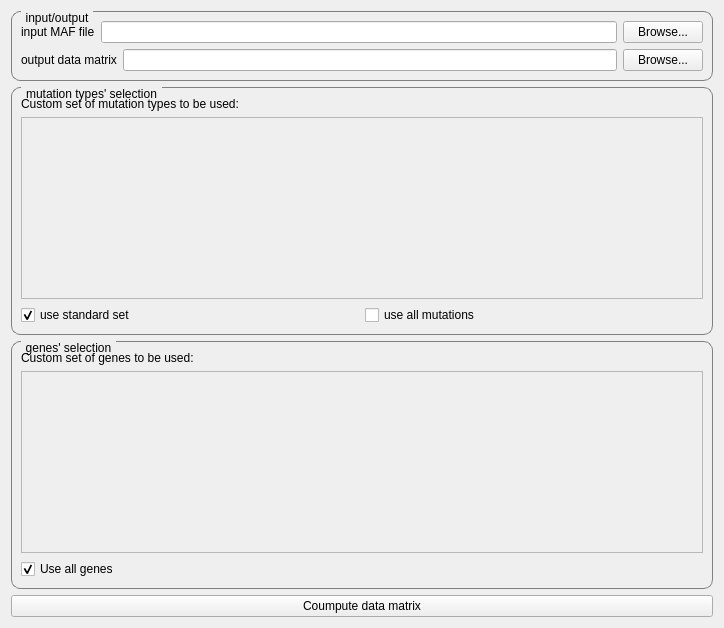
<?xml version="1.0" encoding="UTF-8"?>
<ui version="4.0">
 <class>MAFtranslator</class>
 <widget class="QWidget" name="MAFtranslator">
  <property name="geometry">
   <rect>
    <x>0</x>
    <y>0</y>
    <width>724</width>
    <height>628</height>
   </rect>
  </property>
  <property name="windowTitle">
   <string>MAF preprocessor</string>
  </property>
  <layout class="QVBoxLayout" name="verticalLayout_4">
   <item>
    <widget class="QGroupBox" name="groupBox">
     <property name="styleSheet">
      <string notr="true">

QGroupBox {
    border: 1px solid gray;
    border-radius: 9px;
    margin-top: 0.5em;
}

QGroupBox::title {
    subcontrol-origin: margin;
    left: 10px;
    padding: 0 3px 0 3px;
}

</string>
     </property>
     <property name="title">
      <string>input/output</string>
     </property>
     <layout class="QVBoxLayout" name="verticalLayout">
      <item>
       <layout class="QHBoxLayout" name="horizontalLayout">
        <item>
         <widget class="QLabel" name="label">
          <property name="text">
           <string>input MAF file</string>
          </property>
         </widget>
        </item>
        <item>
         <widget class="QLineEdit" name="lineMAF"/>
        </item>
        <item>
         <widget class="QPushButton" name="browseMAF">
          <property name="text">
           <string>Browse...</string>
          </property>
         </widget>
        </item>
       </layout>
      </item>
      <item>
       <layout class="QHBoxLayout" name="horizontalLayout_2">
        <item>
         <widget class="QLabel" name="label_2">
          <property name="text">
           <string>output data matrix</string>
          </property>
         </widget>
        </item>
        <item>
         <widget class="QLineEdit" name="lineMatrix"/>
        </item>
        <item>
         <widget class="QPushButton" name="browseMatrix">
          <property name="text">
           <string>Browse...</string>
          </property>
         </widget>
        </item>
       </layout>
      </item>
     </layout>
    </widget>
   </item>
   <item>
    <widget class="QGroupBox" name="groupBox_2">
     <property name="styleSheet">
      <string notr="true">

QGroupBox {
    border: 1px solid gray;
    border-radius: 9px;
    margin-top: 0.5em;
}

QGroupBox::title {
    subcontrol-origin: margin;
    left: 10px;
    padding: 0 3px 0 3px;
}

</string>
     </property>
     <property name="title">
      <string>mutation types' selection</string>
     </property>
     <layout class="QVBoxLayout" name="verticalLayout_2">
      <item>
       <widget class="QLabel" name="label_3">
        <property name="text">
         <string>Custom set of mutation types to be used:</string>
        </property>
       </widget>
      </item>
      <item>
       <widget class="QTextEdit" name="mutationText">
        <property name="enabled">
         <bool>false</bool>
        </property>
       </widget>
      </item>
      <item>
       <layout class="QHBoxLayout" name="horizontalLayout_5">
        <item>
         <widget class="QCheckBox" name="standardCheckBox">
          <property name="text">
           <string>use standard set</string>
          </property>
          <property name="checked">
           <bool>true</bool>
          </property>
         </widget>
        </item>
        <item>
         <widget class="QCheckBox" name="allCheckBox">
          <property name="text">
           <string>use all mutations</string>
          </property>
         </widget>
        </item>
       </layout>
      </item>
      <item>
       <layout class="QHBoxLayout" name="horizontalLayout_3"/>
      </item>
     </layout>
    </widget>
   </item>
   <item>
    <widget class="QGroupBox" name="groupBox_3">
     <property name="styleSheet">
      <string notr="true">

QGroupBox {
    border: 1px solid gray;
    border-radius: 9px;
    margin-top: 0.5em;
}

QGroupBox::title {
    subcontrol-origin: margin;
    left: 10px;
    padding: 0 3px 0 3px;
}

</string>
     </property>
     <property name="title">
      <string>genes' selection</string>
     </property>
     <layout class="QVBoxLayout" name="verticalLayout_3">
      <item>
       <widget class="QLabel" name="label_4">
        <property name="text">
         <string>Custom set of genes to be used:</string>
        </property>
       </widget>
      </item>
      <item>
       <widget class="QTextEdit" name="textCustomGenes">
        <property name="enabled">
         <bool>false</bool>
        </property>
        <property name="html">
         <string>&lt;!DOCTYPE HTML PUBLIC &quot;-//W3C//DTD HTML 4.0//EN&quot; &quot;http://www.w3.org/TR/REC-html40/strict.dtd&quot;&gt;
&lt;html&gt;&lt;head&gt;&lt;meta name=&quot;qrichtext&quot; content=&quot;1&quot; /&gt;&lt;style type=&quot;text/css&quot;&gt;
p, li { white-space: pre-wrap; }
&lt;/style&gt;&lt;/head&gt;&lt;body style=&quot; font-family:'Ubuntu'; font-size:11pt; font-weight:400; font-style:normal;&quot;&gt;
&lt;p style=&quot;-qt-paragraph-type:empty; margin-top:0px; margin-bottom:0px; margin-left:0px; margin-right:0px; -qt-block-indent:0; text-indent:0px;&quot;&gt;&lt;br /&gt;&lt;/p&gt;&lt;/body&gt;&lt;/html&gt;</string>
        </property>
       </widget>
      </item>
      <item>
       <widget class="QCheckBox" name="CheckAllGenes">
        <property name="enabled">
         <bool>true</bool>
        </property>
        <property name="text">
         <string>Use all genes</string>
        </property>
        <property name="checkable">
         <bool>true</bool>
        </property>
        <property name="checked">
         <bool>true</bool>
        </property>
       </widget>
      </item>
     </layout>
    </widget>
   </item>
   <item>
    <widget class="QPushButton" name="translateButton">
     <property name="text">
      <string>Coumpute data matrix</string>
     </property>
    </widget>
   </item>
  </layout>
 </widget>
 <resources/>
 <connections>
  <connection>
   <sender>browseMAF</sender>
   <signal>clicked()</signal>
   <receiver>MAFtranslator</receiver>
   <slot>getInput()</slot>
   <hints>
    <hint type="sourcelabel">
     <x>699</x>
     <y>62</y>
    </hint>
    <hint type="destinationlabel">
     <x>723</x>
     <y>58</y>
    </hint>
   </hints>
  </connection>
  <connection>
   <sender>browseMatrix</sender>
   <signal>clicked()</signal>
   <receiver>MAFtranslator</receiver>
   <slot>setOutput()</slot>
   <hints>
    <hint type="sourcelabel">
     <x>699</x>
     <y>100</y>
    </hint>
    <hint type="destinationlabel">
     <x>723</x>
     <y>95</y>
    </hint>
   </hints>
  </connection>
  <connection>
   <sender>translateButton</sender>
   <signal>clicked()</signal>
   <receiver>MAFtranslator</receiver>
   <slot>translate()</slot>
   <hints>
    <hint type="sourcelabel">
     <x>712</x>
     <y>616</y>
    </hint>
    <hint type="destinationlabel">
     <x>723</x>
     <y>530</y>
    </hint>
   </hints>
  </connection>
  <connection>
   <sender>allCheckBox</sender>
   <signal>clicked(bool)</signal>
   <receiver>MAFtranslator</receiver>
   <slot>setAll(bool)</slot>
   <hints>
    <hint type="sourcelabel">
     <x>699</x>
     <y>304</y>
    </hint>
    <hint type="destinationlabel">
     <x>723</x>
     <y>481</y>
    </hint>
   </hints>
  </connection>
  <connection>
   <sender>standardCheckBox</sender>
   <signal>clicked(bool)</signal>
   <receiver>MAFtranslator</receiver>
   <slot>setStandard(bool)</slot>
   <hints>
    <hint type="sourcelabel">
     <x>72</x>
     <y>304</y>
    </hint>
    <hint type="destinationlabel">
     <x>8</x>
     <y>486</y>
    </hint>
   </hints>
  </connection>
  <connection>
   <sender>CheckAllGenes</sender>
   <signal>clicked()</signal>
   <receiver>MAFtranslator</receiver>
   <slot>setAllGenes()</slot>
   <hints>
    <hint type="sourcelabel">
     <x>34</x>
     <y>371</y>
    </hint>
    <hint type="destinationlabel">
     <x>4</x>
     <y>369</y>
    </hint>
   </hints>
  </connection>
 </connections>
 <slots>
  <slot>getInput()</slot>
  <slot>setOutput()</slot>
  <slot>translate()</slot>
  <slot>setAll(bool)</slot>
  <slot>setStandard(bool)</slot>
  <slot>setAllGenes()</slot>
  <slot>setNumberOfGenes()</slot>
  <slot>setCustomGenes()</slot>
 </slots>
</ui>
